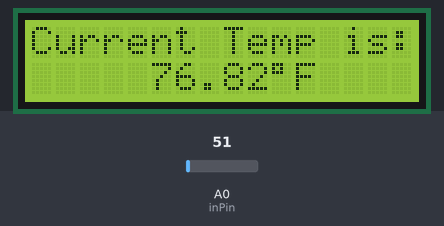
Recording of a sketch running on a simulated Arduino Uno, built with avr-gcc and run on an emulated ATmega328P. Parts: 16×2 character LCD. The test bench sets the inputs (shaded band); at power-on: A0 (inPin) = 51.

Above: at 4.2 s.
4.3 s: A0 (inPin) set to 61
At 13.8 s:
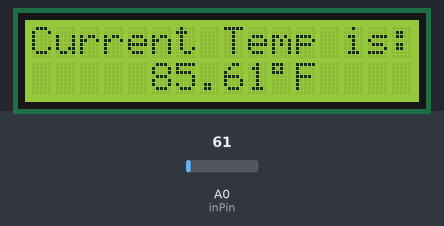
14.6 s: A0 (inPin) set to 71
At 24.3 s:
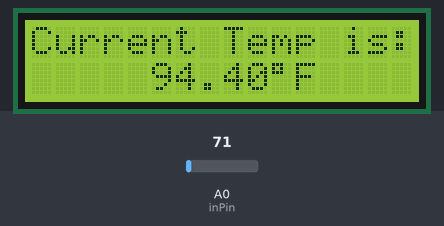
24.6 s: A0 (inPin) set to 86
At 33.8 s:
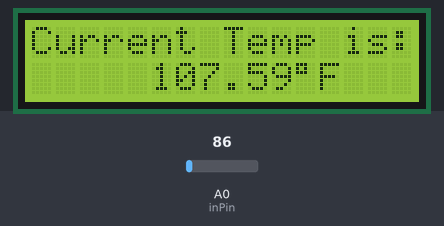
34.6 s: A0 (inPin) set to 68
At 44.4 s:
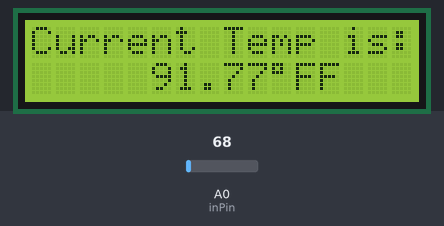
Timing chart, 0 to 45.6 s (numbered marks = the images above; inputs shaded):
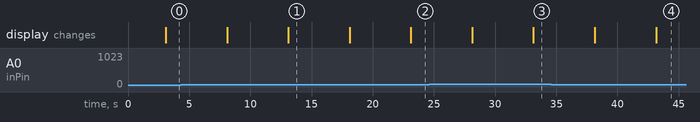

Measured:
- the behaviour switches between 78 and 77 on A0 (inPin) (found by bisection; images 3 and 4)
- after the input at 4.3 s, the display: first differs from a run without the input after 8.8 s (image 1)
- after the input at 14.6 s, the display: first differs from a run without the input after 8.5 s (image 2)
- after the input at 24.6 s, the display: first differs from a run without the input after 8.5 s (image 3)
- after the input at 34.6 s, the display: first differs from a run without the input after 8.6 s (image 4)

The sketch:

Temperature_on_LCD.ino
```cpp
/*
Print temperature on screen

///              ______________                    _ Gnd
///             |              |           LM35 ( |_ A0
///             |              |                ( |_ 5v
///             |              |
///             |         AREF |--
///             |          GND |--
///             |           13 |--
///           --| IORef     12 |--
///           --| Reset     11 |--
///           --| 3.3V      10 |--
/// VCC&LM35 X--| 5V         9 |--
///           --| GND        8 |--
///           --| GND          |
///           --| Vin        7 |--
///             |            6 |--
///     LM35 X--| A0         5 |--
///           --| A1         4 |--
///           --| A2         3 |--
///           --| A3         2 |--
///      SDA X--| A4         1 |--
///      SCL X--| A5         0 |--
///             |______________|
///
///
*/

#include <Wire.h>
#include <LiquidCrystal_I2C.h>

#if defined(ARDUINO) && ARDUINO >= 100
#define printByte(args)  write(args);
#else
#define printByte(args)  print(args,BYTE);
#endif

LiquidCrystal_I2C lcd(0x27,16,2);  // set the LCD address to 0x27 for a 16 chars and 2 line display
const int inPin = 0;  // sensor connected to this analog pin

void setup()
{
  Serial.begin(9600);
  lcd.init();                      // initialize the lcd
  lcd.backlight();
  lcd.setCursor(0,0);
  lcd.print("Current Temp is:");
  lcd.setCursor(0,1);
  lcd.print("");
  delay(3000);
}

void loop()
{
  int value = analogRead(inPin);
  float millivolts = (value / 1024.0) * 5000;
  float celsius = millivolts / 10;  // sensor output is 10mV per degree Celsius
  float fahrenheit = (celsius * 9)/ 5 + 32; //  converts to fahrenheit
  lcd.setCursor(5,1);
  lcd.print(fahrenheit);
  lcd.printByte(223);//degrees symbol
  lcd.print("F");
  delay(5000); // wait for five second
  lcd.setCursor(5,1);
  lcd.print(celsius);
  lcd.printByte(223);//degrees symbol
  lcd.print("C");
  delay(5000); // wait for five second
}
```
